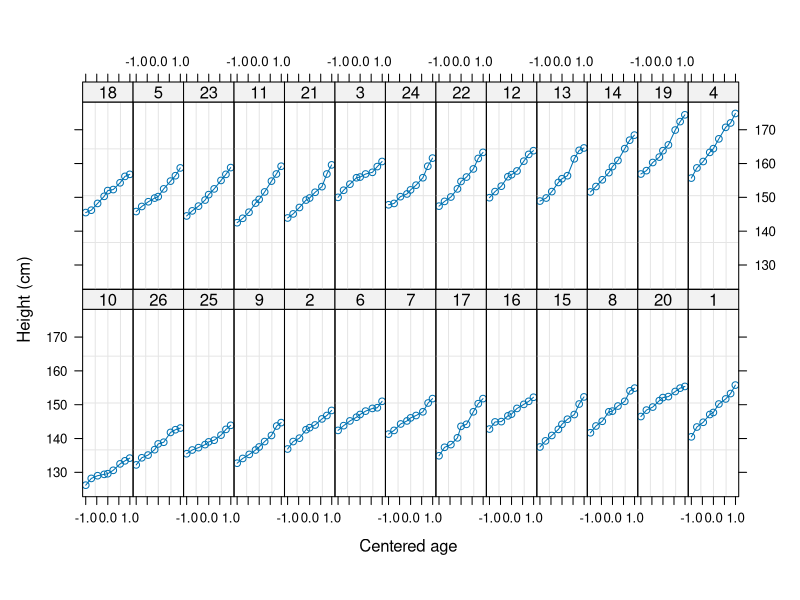
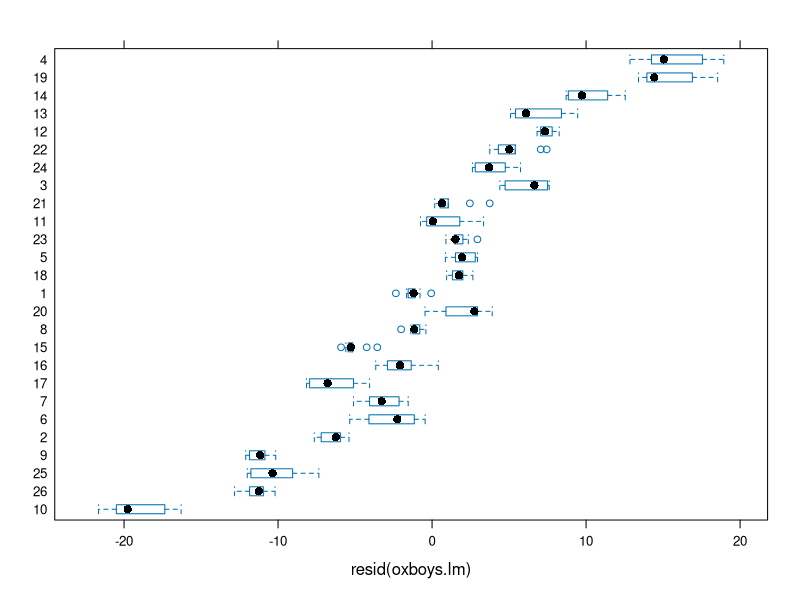
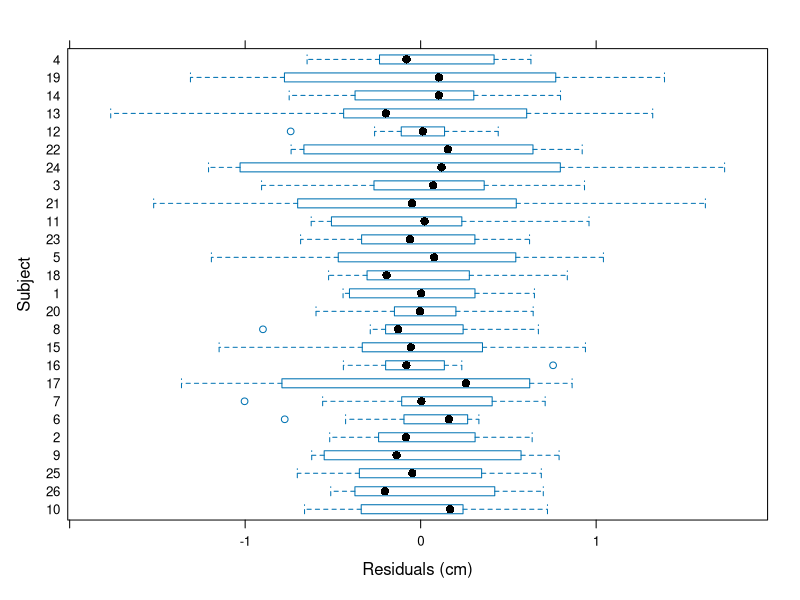

Write the R code that produced these figures, in order.
### script-name.R ##################################################################################
# 
#
#

### NOTES ##########################################################################################

library(lattice);
library(nlme);
data(Oxboys);

str(Oxboys);
# Oxboys;

##### Chapter 1, Exercise 2 ########################################################################
### (a)
pdf("../output/exercise-1-2a_plot_Oxboys.pdf");
plot(Oxboys);
dev.off();


### (b)
pdf("../output/exercise-1-2b_bwplot_residuals_lm.pdf");
oxboys.lm <- lm(formula = height ~ age, data = Oxboys);
bwplot(Subject ~ resid(oxboys.lm), data = Oxboys);
dev.off();


### (c)
oxboys.lmList <- lmList(height ~ age, data = Oxboys);
pdf("../output/exercise-1-2c_Oxboys_lmList.pdf");
plot(oxboys.lmList,Subject ~ resid(.));
dev.off();

summary(oxboys.lm);

summary(oxboys.lmList);

q();

